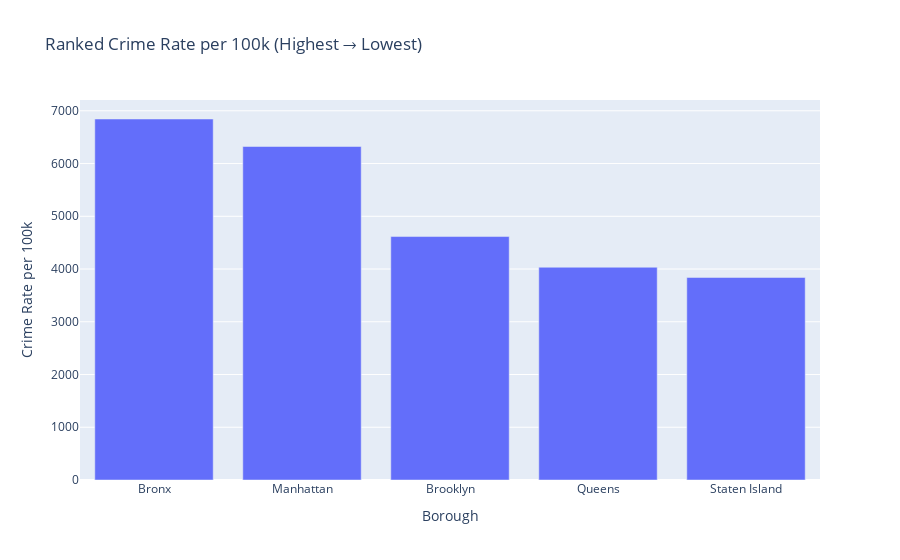

Notebook code cell kept with this figure:
### Code cell
ranked = merged.sort_values("crime_rate_per_100k", ascending=False)

fig = px.bar(
    ranked,
    x="BORO_NM",
    y="crime_rate_per_100k",
    title="Ranked Crime Rate per 100k (Highest → Lowest)",
    labels={"BORO_NM": "Borough", "crime_rate_per_100k": "Crime Rate per 100k"}
)
fig.show()

### Figure 1 — Plotly figure (JSON) as saved in the notebook; plotly's stock layout.template omitted (floating-point values rounded to 4 significant figures)
{"data": [{"hovertemplate": "Borough=%{x}<br>Crime Rate per 100k=%{y}<extra></extra>", "legendgroup": "", "marker": {"color": "#636efa", "pattern": {"shape": ""}}, "name": "", "orientation": "v", "showlegend": false, "textposition": "auto", "type": "bar", "x": ["Bronx", "Manhattan", "Brooklyn", "Queens", "Staten Island"], "xaxis": "x", "y": [6845.0, 6323.0, 4616.0, 4034.0, 3840.0], "yaxis": "y"}], "layout": {"barmode": "relative", "legend": {"tracegroupgap": 0}, "title": {"text": "Ranked Crime Rate per 100k (Highest → Lowest)"}, "xaxis": {"anchor": "y", "domain": [0, 1], "title": {"text": "Borough"}}, "yaxis": {"anchor": "x", "domain": [0, 1], "title": {"text": "Crime Rate per 100k"}}}}
